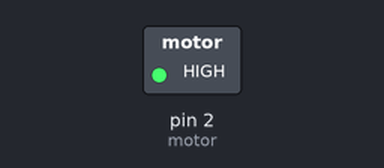
Bench run of a sketch on a simulated Arduino Uno, built with avr-gcc and run on an emulated ATmega328P. Parts: switched loads named in the sketch (green lamp = pin HIGH). Dashed ring = blinking.

Above: at 0.5 s.
Timing chart, 0 to 4.6 s (numbered marks = the images above):
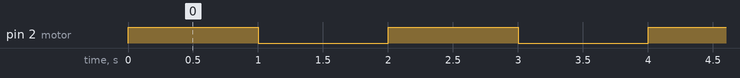

Measured:
- by itself, pin 2 (motor): alternates HIGH for 1.0 s and LOW for 1.0 s

The sketch:

01-motoresDC_curcan1.ino
```cpp
// //Circuito com mtor ligado no arduino

#define motor 2
int tmp=1000;


void setup(){
  pinMode(motor, OUTPUT);

  //digitalWrite(motor, HIGH);
  //depois de desconectar oo motor do ground
  //ele fica conectado so no 5V e agora na porta 2 tambem
  //mas para voltar a funcionar temos que alterar a porta 2 para HIGH
}


void loop(){
  digitalWrite(motor, HIGH);
  delay(tmp); // Wait for 1000 millisecond(s)
  digitalWrite(motor, LOW);
  delay(tmp); // Wait for 1000 millisecond(s)
}
```
